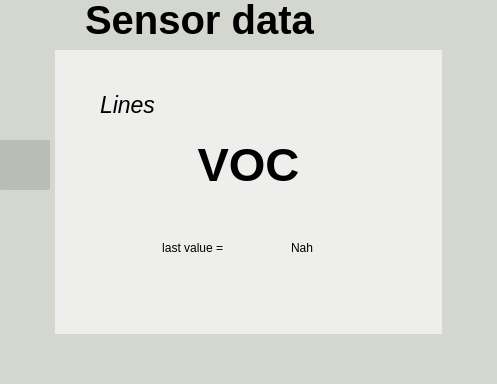
<?xml version="1.0" encoding="UTF-8"?>
<ui version="4.0">
 <class>MainWindow</class>
 <widget class="QMainWindow" name="MainWindow">
  <property name="geometry">
   <rect>
    <x>0</x>
    <y>0</y>
    <width>497</width>
    <height>384</height>
   </rect>
  </property>
  <property name="windowTitle">
   <string>MainWindow</string>
  </property>
  <widget class="QWidget" name="centralwidget">
   <property name="styleSheet">
    <string notr="true">background-color: rgb(238, 238, 236);
</string>
   </property>
   <layout class="QVBoxLayout" name="verticalLayout">
    <property name="spacing">
     <number>0</number>
    </property>
    <property name="leftMargin">
     <number>0</number>
    </property>
    <property name="topMargin">
     <number>0</number>
    </property>
    <property name="rightMargin">
     <number>0</number>
    </property>
    <property name="bottomMargin">
     <number>0</number>
    </property>
    <item>
     <widget class="QFrame" name="frame_1">
      <property name="maximumSize">
       <size>
        <width>16777215</width>
        <height>50</height>
       </size>
      </property>
      <property name="styleSheet">
       <string notr="true">border:0</string>
      </property>
      <property name="frameShape">
       <enum>QFrame::StyledPanel</enum>
      </property>
      <property name="frameShadow">
       <enum>QFrame::Raised</enum>
      </property>
      <layout class="QHBoxLayout" name="horizontalLayout_2">
       <property name="spacing">
        <number>0</number>
       </property>
       <property name="leftMargin">
        <number>0</number>
       </property>
       <property name="topMargin">
        <number>0</number>
       </property>
       <property name="rightMargin">
        <number>0</number>
       </property>
       <property name="bottomMargin">
        <number>0</number>
       </property>
       <item>
        <widget class="QFrame" name="Menu">
         <property name="minimumSize">
          <size>
           <width>55</width>
           <height>50</height>
          </size>
         </property>
         <property name="maximumSize">
          <size>
           <width>55</width>
           <height>16777215</height>
          </size>
         </property>
         <property name="styleSheet">
          <string notr="true">border:0 ; 
background-color: rgb(211, 215, 207);</string>
         </property>
         <property name="frameShape">
          <enum>QFrame::StyledPanel</enum>
         </property>
         <property name="frameShadow">
          <enum>QFrame::Raised</enum>
         </property>
         <widget class="QPushButton" name="GotoMainButton">
          <property name="geometry">
           <rect>
            <x>10</x>
            <y>10</y>
            <width>40</width>
            <height>30</height>
           </rect>
          </property>
          <property name="minimumSize">
           <size>
            <width>1</width>
            <height>0</height>
           </size>
          </property>
          <property name="styleSheet">
           <string notr="true">QPushButton{
background-image:url(:/LeftArrow/Design/icones/left-arrow_40x30.png);
border-radius:2px;
}</string>
          </property>
          <property name="text">
           <string/>
          </property>
          <property name="iconSize">
           <size>
            <width>20</width>
            <height>20</height>
           </size>
          </property>
         </widget>
        </widget>
       </item>
       <item>
        <widget class="QFrame" name="Title">
         <property name="minimumSize">
          <size>
           <width>0</width>
           <height>50</height>
          </size>
         </property>
         <property name="styleSheet">
          <string notr="true">border:0 ; 
background-color: rgb(211, 215, 207);</string>
         </property>
         <property name="frameShape">
          <enum>QFrame::StyledPanel</enum>
         </property>
         <property name="frameShadow">
          <enum>QFrame::Raised</enum>
         </property>
         <widget class="QLabel" name="label_2">
          <property name="enabled">
           <bool>true</bool>
          </property>
          <property name="geometry">
           <rect>
            <x>30</x>
            <y>-10</y>
            <width>261</width>
            <height>60</height>
           </rect>
          </property>
          <property name="minimumSize">
           <size>
            <width>40</width>
            <height>60</height>
           </size>
          </property>
          <property name="maximumSize">
           <size>
            <width>16777215</width>
            <height>20</height>
           </size>
          </property>
          <property name="font">
           <font>
            <pointsize>30</pointsize>
            <weight>75</weight>
            <bold>true</bold>
           </font>
          </property>
          <property name="text">
           <string>Sensor data</string>
          </property>
          <property name="scaledContents">
           <bool>true</bool>
          </property>
         </widget>
        </widget>
       </item>
      </layout>
     </widget>
    </item>
    <item>
     <widget class="QFrame" name="frame_2">
      <property name="styleSheet">
       <string notr="true">border:0</string>
      </property>
      <property name="frameShape">
       <enum>QFrame::StyledPanel</enum>
      </property>
      <property name="frameShadow">
       <enum>QFrame::Raised</enum>
      </property>
      <layout class="QHBoxLayout" name="horizontalLayout">
       <property name="spacing">
        <number>0</number>
       </property>
       <property name="leftMargin">
        <number>0</number>
       </property>
       <property name="topMargin">
        <number>0</number>
       </property>
       <property name="rightMargin">
        <number>0</number>
       </property>
       <property name="bottomMargin">
        <number>0</number>
       </property>
       <item>
        <widget class="QFrame" name="Left">
         <property name="minimumSize">
          <size>
           <width>55</width>
           <height>0</height>
          </size>
         </property>
         <property name="maximumSize">
          <size>
           <width>55</width>
           <height>16777215</height>
          </size>
         </property>
         <property name="styleSheet">
          <string notr="true">border:0 ; 
background-color: rgb(211, 215, 207);</string>
         </property>
         <property name="frameShape">
          <enum>QFrame::StyledPanel</enum>
         </property>
         <property name="frameShadow">
          <enum>QFrame::Raised</enum>
         </property>
         <layout class="QVBoxLayout" name="verticalLayout_2">
          <property name="spacing">
           <number>6</number>
          </property>
          <property name="leftMargin">
           <number>0</number>
          </property>
          <property name="topMargin">
           <number>0</number>
          </property>
          <property name="rightMargin">
           <number>0</number>
          </property>
          <property name="bottomMargin">
           <number>0</number>
          </property>
          <item>
           <widget class="QFrame" name="TOP_BUTTON">
            <property name="minimumSize">
             <size>
              <width>55</width>
              <height>0</height>
             </size>
            </property>
            <property name="maximumSize">
             <size>
              <width>16777215</width>
              <height>16777215</height>
             </size>
            </property>
            <property name="frameShape">
             <enum>QFrame::StyledPanel</enum>
            </property>
            <property name="frameShadow">
             <enum>QFrame::Raised</enum>
            </property>
            <widget class="QPushButton" name="GotoGraphicButton_1">
             <property name="geometry">
              <rect>
               <x>0</x>
               <y>360</y>
               <width>50</width>
               <height>50</height>
              </rect>
             </property>
             <property name="minimumSize">
              <size>
               <width>50</width>
               <height>50</height>
              </size>
             </property>
             <property name="maximumSize">
              <size>
               <width>50</width>
               <height>50</height>
              </size>
             </property>
             <property name="styleSheet">
              <string notr="true">QPushButton{
background-image:url(:/Graphic/Design/icones/icons8-combo-chart-50.png);
border-radius:2px;
 background-repeat:none;
padding-left: 50px; 
color: rgb(255, 255, 255);
border-radius: 10px;
}

QPushButton:hover{
	background-color: rgb(136, 138, 133);
}</string>
             </property>
             <property name="text">
              <string/>
             </property>
             <property name="iconSize">
              <size>
               <width>20</width>
               <height>20</height>
              </size>
             </property>
            </widget>
            <widget class="QPushButton" name="GotoGraphicButton">
             <property name="geometry">
              <rect>
               <x>0</x>
               <y>280</y>
               <width>50</width>
               <height>50</height>
              </rect>
             </property>
             <property name="minimumSize">
              <size>
               <width>50</width>
               <height>50</height>
              </size>
             </property>
             <property name="maximumSize">
              <size>
               <width>50</width>
               <height>50</height>
              </size>
             </property>
             <property name="styleSheet">
              <string notr="true">QPushButton{
	background-image: url(:/Graphic/Design/icones/graph_50x50.png);
border-radius:2px;
 background-repeat:none;
padding-left: 50px; 
color: rgb(255, 255, 255);
border-radius: 10px;
}

QPushButton:hover{
	background-color: rgb(136, 138, 133);
}</string>
             </property>
             <property name="text">
              <string/>
             </property>
             <property name="iconSize">
              <size>
               <width>20</width>
               <height>20</height>
              </size>
             </property>
            </widget>
            <widget class="QPushButton" name="GotoGraphicButton_3">
             <property name="geometry">
              <rect>
               <x>0</x>
               <y>190</y>
               <width>50</width>
               <height>50</height>
              </rect>
             </property>
             <property name="minimumSize">
              <size>
               <width>40</width>
               <height>50</height>
              </size>
             </property>
             <property name="maximumSize">
              <size>
               <width>50</width>
               <height>50</height>
              </size>
             </property>
             <property name="styleSheet">
              <string notr="true">QPushButton{
	background-image: url(:/Graphic/Design/icones/statistics_50x50.png);
border-radius:2px;
 background-repeat:none;
padding-left: 50px; 
color: rgb(255, 255, 255);
border-radius: 10px;
}

QPushButton:hover{
	background-color: rgb(136, 138, 133);
}</string>
             </property>
             <property name="text">
              <string/>
             </property>
             <property name="iconSize">
              <size>
               <width>20</width>
               <height>20</height>
              </size>
             </property>
            </widget>
            <widget class="QPushButton" name="GotoTableButton">
             <property name="geometry">
              <rect>
               <x>0</x>
               <y>90</y>
               <width>50</width>
               <height>50</height>
              </rect>
             </property>
             <property name="minimumSize">
              <size>
               <width>50</width>
               <height>50</height>
              </size>
             </property>
             <property name="maximumSize">
              <size>
               <width>50</width>
               <height>50</height>
              </size>
             </property>
             <property name="styleSheet">
              <string notr="true">QPushButton{
	padding: 5px 7px; 
	border-radius: 10px;
	background-image: url(:/Table/Design/icones/table_50x50.png);
border-radius:2px;
 background-repeat:none;
background-color: rgb(186, 189, 182);
	color: rgb(255, 255, 255);
	background-position: center left;
	padding-left: 50px; 
}


QPushButton:hover{
		background-color: rgb(136, 138, 133);
}</string>
             </property>
             <property name="text">
              <string/>
             </property>
             <property name="iconSize">
              <size>
               <width>20</width>
               <height>20</height>
              </size>
             </property>
            </widget>
           </widget>
          </item>
         </layout>
        </widget>
       </item>
       <item>
        <widget class="QFrame" name="Mid">
         <property name="styleSheet">
          <string notr="true">border:0;</string>
         </property>
         <property name="frameShape">
          <enum>QFrame::StyledPanel</enum>
         </property>
         <property name="frameShadow">
          <enum>QFrame::Raised</enum>
         </property>
         <layout class="QVBoxLayout" name="verticalLayout_3">
          <item>
           <widget class="QFrame" name="frame_6">
            <property name="sizePolicy">
             <sizepolicy hsizetype="Expanding" vsizetype="Preferred">
              <horstretch>0</horstretch>
              <verstretch>0</verstretch>
             </sizepolicy>
            </property>
            <property name="minimumSize">
             <size>
              <width>0</width>
              <height>0</height>
             </size>
            </property>
            <property name="frameShape">
             <enum>QFrame::StyledPanel</enum>
            </property>
            <property name="frameShadow">
             <enum>QFrame::Raised</enum>
            </property>
            <layout class="QVBoxLayout" name="verticalLayout_4">
             <item>
              <widget class="QFrame" name="frame_9">
               <property name="minimumSize">
                <size>
                 <width>0</width>
                 <height>222</height>
                </size>
               </property>
               <property name="frameShape">
                <enum>QFrame::StyledPanel</enum>
               </property>
               <property name="frameShadow">
                <enum>QFrame::Raised</enum>
               </property>
               <layout class="QVBoxLayout" name="verticalLayout_6">
                <item>
                 <widget class="QFrame" name="frame_13">
                  <property name="minimumSize">
                   <size>
                    <width>0</width>
                    <height>132</height>
                   </size>
                  </property>
                  <property name="frameShape">
                   <enum>QFrame::StyledPanel</enum>
                  </property>
                  <property name="frameShadow">
                   <enum>QFrame::Raised</enum>
                  </property>
                  <layout class="QVBoxLayout" name="verticalLayout_5">
                   <item alignment="Qt::AlignLeft">
                    <widget class="QFrame" name="frame_4">
                     <property name="frameShape">
                      <enum>QFrame::StyledPanel</enum>
                     </property>
                     <property name="frameShadow">
                      <enum>QFrame::Raised</enum>
                     </property>
                     <layout class="QHBoxLayout" name="horizontalLayout_10">
                      <item alignment="Qt::AlignLeft">
                       <widget class="QLabel" name="label">
                        <property name="minimumSize">
                         <size>
                          <width>0</width>
                          <height>0</height>
                         </size>
                        </property>
                        <property name="maximumSize">
                         <size>
                          <width>65</width>
                          <height>19</height>
                         </size>
                        </property>
                        <property name="font">
                         <font>
                          <pointsize>17</pointsize>
                          <weight>50</weight>
                          <italic>true</italic>
                          <bold>false</bold>
                         </font>
                        </property>
                        <property name="text">
                         <string>Lines</string>
                        </property>
                        <property name="alignment">
                         <set>Qt::AlignLeading|Qt::AlignLeft|Qt::AlignVCenter</set>
                        </property>
                       </widget>
                      </item>
                     </layout>
                    </widget>
                   </item>
                   <item>
                    <widget class="QFrame" name="frame_11">
                     <property name="minimumSize">
                      <size>
                       <width>0</width>
                       <height>71</height>
                      </size>
                     </property>
                     <property name="frameShape">
                      <enum>QFrame::StyledPanel</enum>
                     </property>
                     <property name="frameShadow">
                      <enum>QFrame::Raised</enum>
                     </property>
                     <layout class="QHBoxLayout" name="horizontalLayout_9">
                      <item>
                       <widget class="QLabel" name="NomeSensor">
                        <property name="minimumSize">
                         <size>
                          <width>297</width>
                          <height>53</height>
                         </size>
                        </property>
                        <property name="font">
                         <font>
                          <pointsize>35</pointsize>
                          <weight>75</weight>
                          <bold>true</bold>
                         </font>
                        </property>
                        <property name="styleSheet">
                         <string notr="true">´</string>
                        </property>
                        <property name="text">
                         <string>VOC</string>
                        </property>
                        <property name="scaledContents">
                         <bool>true</bool>
                        </property>
                        <property name="alignment">
                         <set>Qt::AlignCenter</set>
                        </property>
                       </widget>
                      </item>
                     </layout>
                    </widget>
                   </item>
                  </layout>
                 </widget>
                </item>
                <item alignment="Qt::AlignHCenter|Qt::AlignVCenter">
                 <widget class="QFrame" name="frame_14">
                  <property name="minimumSize">
                   <size>
                    <width>224</width>
                    <height>66</height>
                   </size>
                  </property>
                  <property name="frameShape">
                   <enum>QFrame::StyledPanel</enum>
                  </property>
                  <property name="frameShadow">
                   <enum>QFrame::Raised</enum>
                  </property>
                  <layout class="QHBoxLayout" name="horizontalLayout_7">
                   <item>
                    <widget class="QFrame" name="frame_16">
                     <property name="minimumSize">
                      <size>
                       <width>102</width>
                       <height>48</height>
                      </size>
                     </property>
                     <property name="frameShape">
                      <enum>QFrame::StyledPanel</enum>
                     </property>
                     <property name="frameShadow">
                      <enum>QFrame::Raised</enum>
                     </property>
                     <layout class="QVBoxLayout" name="verticalLayout_10">
                      <item>
                       <widget class="QLabel" name="lastvalue_label">
                        <property name="sizePolicy">
                         <sizepolicy hsizetype="Preferred" vsizetype="Preferred">
                          <horstretch>0</horstretch>
                          <verstretch>0</verstretch>
                         </sizepolicy>
                        </property>
                        <property name="minimumSize">
                         <size>
                          <width>84</width>
                          <height>30</height>
                         </size>
                        </property>
                        <property name="text">
                         <string>last value =  </string>
                        </property>
                        <property name="alignment">
                         <set>Qt::AlignCenter</set>
                        </property>
                       </widget>
                      </item>
                     </layout>
                    </widget>
                   </item>
                   <item>
                    <widget class="QFrame" name="frame_15">
                     <property name="minimumSize">
                      <size>
                       <width>98</width>
                       <height>48</height>
                      </size>
                     </property>
                     <property name="frameShape">
                      <enum>QFrame::StyledPanel</enum>
                     </property>
                     <property name="frameShadow">
                      <enum>QFrame::Raised</enum>
                     </property>
                     <layout class="QVBoxLayout" name="verticalLayout_11">
                      <item>
                       <widget class="QLabel" name="lastvalue">
                        <property name="minimumSize">
                         <size>
                          <width>80</width>
                          <height>30</height>
                         </size>
                        </property>
                        <property name="text">
                         <string>Nah</string>
                        </property>
                        <property name="alignment">
                         <set>Qt::AlignCenter</set>
                        </property>
                       </widget>
                      </item>
                     </layout>
                    </widget>
                   </item>
                  </layout>
                 </widget>
                </item>
               </layout>
              </widget>
             </item>
             <item>
              <widget class="QFrame" name="frame_10">
               <property name="sizePolicy">
                <sizepolicy hsizetype="Preferred" vsizetype="Expanding">
                 <horstretch>0</horstretch>
                 <verstretch>0</verstretch>
                </sizepolicy>
               </property>
               <property name="minimumSize">
                <size>
                 <width>0</width>
                 <height>0</height>
                </size>
               </property>
               <property name="frameShape">
                <enum>QFrame::StyledPanel</enum>
               </property>
               <property name="frameShadow">
                <enum>QFrame::Raised</enum>
               </property>
               <layout class="QHBoxLayout" name="horizontalLayout_5">
                <item>
                 <layout class="QGridLayout" name="baseDisenio_2">
                  <property name="rightMargin">
                   <number>0</number>
                  </property>
                 </layout>
                </item>
               </layout>
              </widget>
             </item>
            </layout>
           </widget>
          </item>
         </layout>
        </widget>
       </item>
       <item>
        <widget class="QFrame" name="Right">
         <property name="minimumSize">
          <size>
           <width>55</width>
           <height>0</height>
          </size>
         </property>
         <property name="maximumSize">
          <size>
           <width>55</width>
           <height>16777215</height>
          </size>
         </property>
         <property name="styleSheet">
          <string notr="true">border:0 ; 
background-color: rgb(211, 215, 207);</string>
         </property>
         <property name="frameShape">
          <enum>QFrame::StyledPanel</enum>
         </property>
         <property name="frameShadow">
          <enum>QFrame::Raised</enum>
         </property>
        </widget>
       </item>
      </layout>
     </widget>
    </item>
    <item>
     <widget class="QFrame" name="frame_3">
      <property name="maximumSize">
       <size>
        <width>16777215</width>
        <height>50</height>
       </size>
      </property>
      <property name="styleSheet">
       <string notr="true">border:0 ; 
background-color: rgb(211, 215, 207);</string>
      </property>
      <property name="frameShape">
       <enum>QFrame::StyledPanel</enum>
      </property>
      <property name="frameShadow">
       <enum>QFrame::Raised</enum>
      </property>
      <layout class="QHBoxLayout" name="horizontalLayout_3">
       <property name="spacing">
        <number>0</number>
       </property>
       <property name="leftMargin">
        <number>0</number>
       </property>
       <property name="topMargin">
        <number>0</number>
       </property>
       <property name="rightMargin">
        <number>0</number>
       </property>
       <property name="bottomMargin">
        <number>0</number>
       </property>
       <item>
        <widget class="QFrame" name="frame">
         <property name="minimumSize">
          <size>
           <width>0</width>
           <height>60</height>
          </size>
         </property>
         <property name="frameShape">
          <enum>QFrame::StyledPanel</enum>
         </property>
         <property name="frameShadow">
          <enum>QFrame::Raised</enum>
         </property>
         <layout class="QHBoxLayout" name="horizontalLayout_4">
          <item>
           <widget class="QFrame" name="frame_7">
            <property name="maximumSize">
             <size>
              <width>150</width>
              <height>40</height>
             </size>
            </property>
            <property name="styleSheet">
             <string notr="true"> background-repeat:none;
background-image: url(:/Bosh/Design/icones/bosch-logo_2_150x40.png);</string>
            </property>
            <property name="frameShape">
             <enum>QFrame::StyledPanel</enum>
            </property>
            <property name="frameShadow">
             <enum>QFrame::Raised</enum>
            </property>
           </widget>
          </item>
          <item>
           <widget class="QFrame" name="frame_8">
            <property name="maximumSize">
             <size>
              <width>150</width>
              <height>50</height>
             </size>
            </property>
            <property name="styleSheet">
             <string notr="true"> background-repeat:none;
background-image: url(:/Bosh/Design/icones/UA1_150x40.png);</string>
            </property>
            <property name="frameShape">
             <enum>QFrame::StyledPanel</enum>
            </property>
            <property name="frameShadow">
             <enum>QFrame::Raised</enum>
            </property>
           </widget>
          </item>
         </layout>
        </widget>
       </item>
      </layout>
     </widget>
    </item>
   </layout>
  </widget>
 </widget>
 <resources>
  <include location="file_rc.qrc"/>
 </resources>
 <connections/>
</ui>
